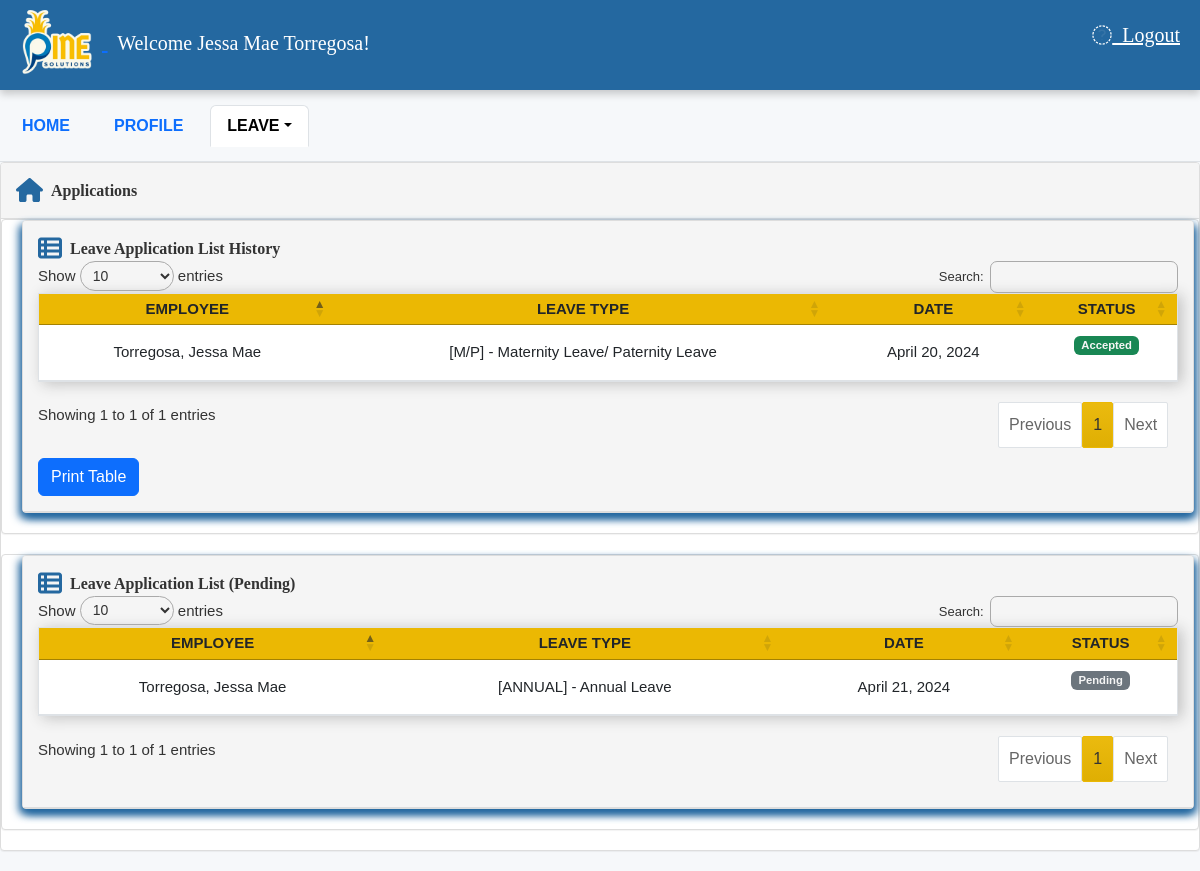
Page /employee_app_list.php (signed in) on the committed database.
### tables this page shows
CREATE TABLE `leave_application` (
  `la_id` int(30) NOT NULL,
  `em_id` int(30) NOT NULL,
  `lt_id` int(30) NOT NULL,
  `la_reason` text NOT NULL,
  `la_date_start` datetime NOT NULL,
  `la_date_end` datetime NOT NULL,
  `la_status` enum('Pending','Accepted','Declined','Cancelled') NOT NULL DEFAULT 'Pending',
  `la_approved_by` int(30) NOT NULL,
  `la_date_created` datetime NOT NULL DEFAULT current_timestamp(),
  `la_date_updated` datetime NOT NULL DEFAULT current_timestamp()
);

CREATE TABLE `employee` (
  `em_id` int(11) NOT NULL,
  `des_id` int(11) NOT NULL,
  `dep_id` int(11) NOT NULL,
  `bt_id` int(11) NOT NULL,
  `user_id` int(11) NOT NULL,
  `es_id` int(11) NOT NULL,
  `address_id` int(11) DEFAULT NULL,
  `edu_id` int(11) DEFAULT NULL,
  `r_id` int(11) DEFAULT NULL,
  `ms_id` int(11) DEFAULT NULL,
  `first_name` varchar(128) NOT NULL,
  `last_name` varchar(128) NOT NULL,
  `employee_status` enum('Active','Inactive','On Leave') NOT NULL DEFAULT 'Active',
  `em_email` varchar(64) NOT NULL,
  `em_password` varchar(514) NOT NULL,
  `em_gender` varchar(11) NOT NULL,
  `em_phone` varchar(14) NOT NULL,
  `em_birthday` varchar(128) NOT NULL,
  `em_joining_date` date NOT NULL,
  `em_contract_end` date NOT NULL,
  `em_income` int(50) DEFAULT NULL,
  `em_profile_pic` text DEFAULT NULL
);

CREATE TABLE `leave_type` (
  `lt_id` int(11) NOT NULL,
  `lt_code` varchar(11) NOT NULL,
  `lt_name` varchar(50) NOT NULL,
  `lt_description` text NOT NULL,
  `lt_credit` float NOT NULL,
  `lt_status` tinyint(1) NOT NULL DEFAULT 1,
  `date_created` datetime NOT NULL DEFAULT current_timestamp()
);

### employee_app_list.php (the view, shortened to what this page needs)
<?php
include "DBConnection.php";
if (isset($_SESSION['s_em_email'])) {
?>
  <!DOCTYPE html>
  <html lang="en">
  <head>
    <link rel="stylesheet" href="https://cdnjs.cloudflare.com/ajax/libs/twitter-bootstrap/5.2.0/css/bootstrap.min.css">
    <link rel="stylesheet" href="https://cdn.datatables.net/1.13.4/css/dataTables.bootstrap5.min.css">
    <link rel="stylesheet" href="css/main.css">
    <link rel="stylesheet" href="css/employee.css">
    <link rel="stylesheet" href="css/all.min.css">
    <link rel="stylesheet" href="css/fontawesome.min.css">
    <link rel="stylesheet" href="css/navbar.css">
    <link rel="stylesheet" href="DataTables/css/bootstrap.min.css">
    <link rel="stylesheet" href="DataTables/css/bootstrap5.min.css">
  </head>
  <body>
    <div id="dashmaincontainer">
      <div class="dash_content_container" id="dash_content_container">
        <div class="dash_topnav" id="dash_topnav">
          <a href="Dashboard.php">
            <img src="bgimages/pine.png" alt="logo" style="width: 90px; margin-top: -20px; margin-left: -8px; margin-bottom: -20px;">
          </a>
          <h10 style="font-family: 'Glacial Indifference';">&nbsp; Welcome <?php echo $_SESSION['s_first_name'];  ?> <?php echo $_SESSION['s_last_name']; ?>!</h10>
          <a href="logout.php" id="lougoutbtn" style="font-family: 'Glacial Indiffernce'; color: white;" data-bs-toggle="modal" data-bs-target="#exampleModal"><i class="fa fa-duotone fa-arrow-right-from-bracket"></i>&nbsp; Logout</a>
        </div>
        <div class="col-md-12">
          <ul class="nav nav-tabs">
            <li class="nav-item">
              <a class="nav-link fw-bold" href="employee.php">Home</a>
            </li>
            <li class="nav-item">
              <a class="nav-link fw-bold" href="employee_profile.php">Profile</a>
            </li>
            <li class="nav-item dropdown">
              <a class="nav-link dropdown-toggle fw-bold active" data-bs-toggle="dropdown" href="#" role="button" aria-expanded="false">Leave</a>
                <?php
                $em_id = $_SESSION['s_em_id'];
                ?>
            </li>
          </ul>
          <div class="panel panel-default">
            <div class="panel-heading">
              <strong style="font-family: 'Glacial Indiffernce'"><i class="fa-solid fa-house fa-xl" style="color: #2468a0;"></i>&nbsp;&nbsp;Applications</strong>
            </div>
            <link rel="stylesheet" type="text/css" href="https://cdn.datatables.net/1.11.7/css/jquery.dataTables.css">
            <div class="col-md-12">
              <div class="panel panel-default">
                <div class="panel panel-default" style="margin-left: 20px; width: 98%; box-shadow: -3px 5px 8px #2468a0, 3px 5px 8px #2468a0; ">
                  <div class="panel-heading">
                    <strong style="font-family: 'Glacial Indiffernce'"><i class="fa-solid fa-table-list fa-xl" style="color: #2468a0;"></i>&nbsp;&nbsp;Leave Application List History</strong>
                    <?php
                    $query = "SELECT la.*, lt.*, e.first_name, e.last_name
                    FROM `leave_application` la
                    INNER JOIN `leave_type` lt ON la.lt_id = lt.lt_id
                    INNER JOIN `employee` e ON la.em_id = e.em_id
                    WHERE la.em_id = $em_id
                    AND la.la_status IN ('Accepted', 'Declined')";
                    $result = mysqli_query($conn, $query);
                    if (mysqli_num_rows($result) > 0) {
                    ?>
                      <table class="table table-hover" id="acceptedTable">
                        <thead style="background-color: rgb(255, 206, 46)">
                          <tr>
                            <th class="text-center p-1">Employee</th>
                            <th class="text-center p-1">Leave Type</th>
                            <th class="text-center p-1">Date</th>
                            <th class="text-center p-1">Status</th>
                          </tr>
                        </thead>
                        <tbody>
                          <?php
                          while ($row = mysqli_fetch_assoc($result)) {
                            $r_first_name = $row['first_name'];
                            $r_last_name = $row['last_name'];
                            $r_lt_code = $row['lt_code'];
                            $r_lt_name = $row['lt_name'];
                            $r_la_date_start = date("F j, Y", strtotime($row['la_date_start']));
                            $r_la_date_end = date("F j, Y", strtotime($row['la_date_end']));
                            $r_lt_status = $row['la_status'];
                            if (date("F Y", strtotime($r_la_date_start)) == date("F Y", strtotime($r_la_date_end))) {
                              $date_display = "$r_la_date_start";
                            } else {
                              $date_display = "$r_la_date_start - $r_la_date_end";
                            }
                            $status_color = '';
                            switch ($r_lt_status) {
                              case 'Accepted':
                                $status_color = 'bg-success';
                                break;
                            }
                          ?>
                            <tr>
                              <td class='text-center p-3'><?php echo "$r_last_name, $r_first_name"; ?></td>
                              <td class='text-center p-3'>[<?php echo $r_lt_code; ?>] - <?php echo $r_lt_name; ?></td>
                              <td class='text-center p-3'><?php echo $date_display; ?></td>
                              <td class='text-center'><span class='badge <?php echo $status_color; ?>'><?php echo $r_lt_status; ?></span></td>
                            </tr>
                          <?php
                          }
                          ?>
                        </tbody>
                      </table>
                      <button onclick="printTable('acceptedTable')" class="btn btn-primary">Print Table</button>
                    <?php } else {
                      echo "<br><br><p><strong>No Accepted, Declined or Cancelled Applications Yet</strong></p>";
                    }
                    ?>
                  </div>
                </div>
              </div>
            </div>
            <div class="panel panel-default">
              <div class="panel panel-default" style="margin-left: 20px; width: 98%; box-shadow: -3px 5px 8px #2468a0, 3px 5px 8px #2468a0; ">
                <div class="panel-heading">
                  <strong style="font-family: 'Glacial Indiffernce'"><i class="fa-solid fa-table-list fa-xl" style="color: #2468a0;"></i>&nbsp;&nbsp;Leave Application List (Pending)</strong>
                  <?php
                  $query = "SELECT la.*, lt.*, e.first_name, e.last_name
                FROM `leave_application` la
                INNER JOIN `leave_type` lt ON la.lt_id = lt.lt_id
                INNER JOIN `employee` e ON la.em_id = e.em_id
                WHERE la.em_id = $em_id AND la.la_status = 'Pending'";
                  $result = mysqli_query($conn, $query);
                  if (mysqli_num_rows($result) > 0) {
                  ?>
                    <table class="table table-hover" id="pendingTable">
                      <thead style="background-color: rgb(255, 206, 46)">
                        <tr>
                          <th class="text-center p-1">Employee</th>
                          <th class="text-center p-1">Leave Type</th>
                          <th class="text-center p-1">Date</th>
                          <th class="text-center p-1">Status</th>
                        </tr>
                      </thead>
                      <tbody>
                        <?php
                        while ($row = mysqli_fetch_assoc($result)) {
                          $r_first_name = $row['first_name'];
                          $r_last_name = $row['last_name'];
                          $r_lt_code = $row['lt_code'];
                          $r_lt_name = $row['lt_name'];
                          $r_la_date_start = date("F j, Y", strtotime($row['la_date_start']));
                          $r_la_date_end = date("F j, Y", strtotime($row['la_date_end']));
                          $r_lt_status = $row['la_status'];
                          if (date("F Y", strtotime($r_la_date_start)) == date("F Y", strtotime($r_la_date_end))) {
                            $date_display = "$r_la_date_start";
                          } else {
                            $date_display = "$r_la_date_start - $r_la_date_end";
                          }
                          $status_color = '';
                          switch ($r_lt_status) {
                            case 'Pending':
                            default:
                              $status_color = 'bg-secondary';
                              break;
                          }
                        ?>
                          <tr>
                            <td class='text-center p-3'><?php echo "$r_last_name, $r_first_name"; ?></td>
                            <td class='text-center p-3'>[<?php echo $r_lt_code; ?>] - <?php echo $r_lt_name; ?></td>
                            <td class='text-center p-3'><?php echo $date_display; ?></td>
                            <td class='text-center'><span class='badge <?php echo $status_color; ?>'><?php echo $r_lt_status; ?></span></td>
                          </tr>
                        <?php
                        }
                        ?>
                      </tbody>
                    </table>
                  <?php } else {
                    echo "<br><br><p><strong>No Pending Applications</strong></p>";
                  }
                  ?>
                </div>
              </div>
            </div>
          </div>
        </div>
      </div>
    </div>
  </body>
  </html>
<?php } ?>

### css/main.css (style rules this page uses)
div.dataTables_wrapper table.dataTable { clear: both; margin-top: 20px !important; margin-bottom: 10px !important; max-width: none !important; border-collapse: separate !important; border-spacing: 0; }
table { display: table; width: 100%; max-width: 100%; margin-bottom: 1rem; background-color: transparent; text-indent: initial; border-spacing: 2px; border-collapse: collapse; font-size: 15px; border: 1px #dee2e6 solid !important; box-shadow: 4px 2px 14px rgb(192, 192, 192); }
td { font-size: 15px !important; }
th { text-transform: uppercase !important; }
table.dataTable thead>tr>th { background-color: #EBB803 !important; }
table > :not(caption) > * > * { padding: 0.5rem; background-color: var(--bs-table-bg); border-bottom-width: 1px; box-shadow: inset 0 0 0 9999px var(--bs-table-accent-bg); border-bottom-style: solid; }
table > :not(caption) > * > * > :first-child { margin-top: 0; }
table > :not(caption) > * > * > :last-child { margin-bottom: 0; }

### css/employee.css (style rules this page uses)
th { text-transform: uppercase !important; }
td { font-size: 15px !important; }

### css/navbar.css (style rules this page uses)
#dashmaincontainer { display: flex; flex-direction: row; min-height: 100vh; }
div.dash_content_container { width: 100%; background: #f6f8fa; }
ul.dash_menu_lists, li { padding:15px 5px; text-transform: uppercase; }
ul.dash_menu_lists, li a { text-decoration: none; color: black; display: block; font-size: 17px; }
div.dash_topnav { background: #2468a0; padding: 20px; box-shadow: 0 4px 8px 0 rgba(0, 0, 0, 0.2); }
div.dash_topnav, a { color: #fff; font-size: 20px; text-decoration: none; }
a#lougoutbtn { float: right; }
* { margin: 0; padding: 0; box-sizing: border-box; font-family: 'Poppins', sans-serif; }
a { color:black; text-decoration: none; }
.panel { margin-bottom: 20px; background-color: #fff; border: 1px solid transparent; border-radius: 4px; -webkit-box-shadow: 0 1px 1px rgba(0, 0, 0, .05); box-shadow: 0 1px 1px rgba(0, 0, 0, .05); }
.panel-heading { padding: 15px 15px; border-bottom: 1px solid transparent; border-top-left-radius: 3px; border-top-right-radius: 3px; }
.panel-default { border-color: #ddd; }
.panel-default > .panel-heading { color: #333; background-color: #f5f5f5; border-color: #ddd; }
.panel-default > .panel-heading .badge { color: #f5f5f5; background-color: #333; }

### rows in the picture
leave_application: em.last_name "Torregosa", em.first_name "Jessa Mae", lt.lt_code "M/P", lt.lt_name "Maternity Leave/ Paternity Leave", la_date_start "April 20, 2024", la_status "Accepted"
leave_application: em.last_name "Torregosa", em.first_name "Jessa Mae", lt.lt_code "ANNUAL", lt.lt_name "Annual Leave", la_date_start "April 21, 2024", la_status "Pending"

### other values in the picture
$_SESSION['s_first_name'] "Jessa Mae"
$_SESSION['s_last_name'] "Torregosa"
